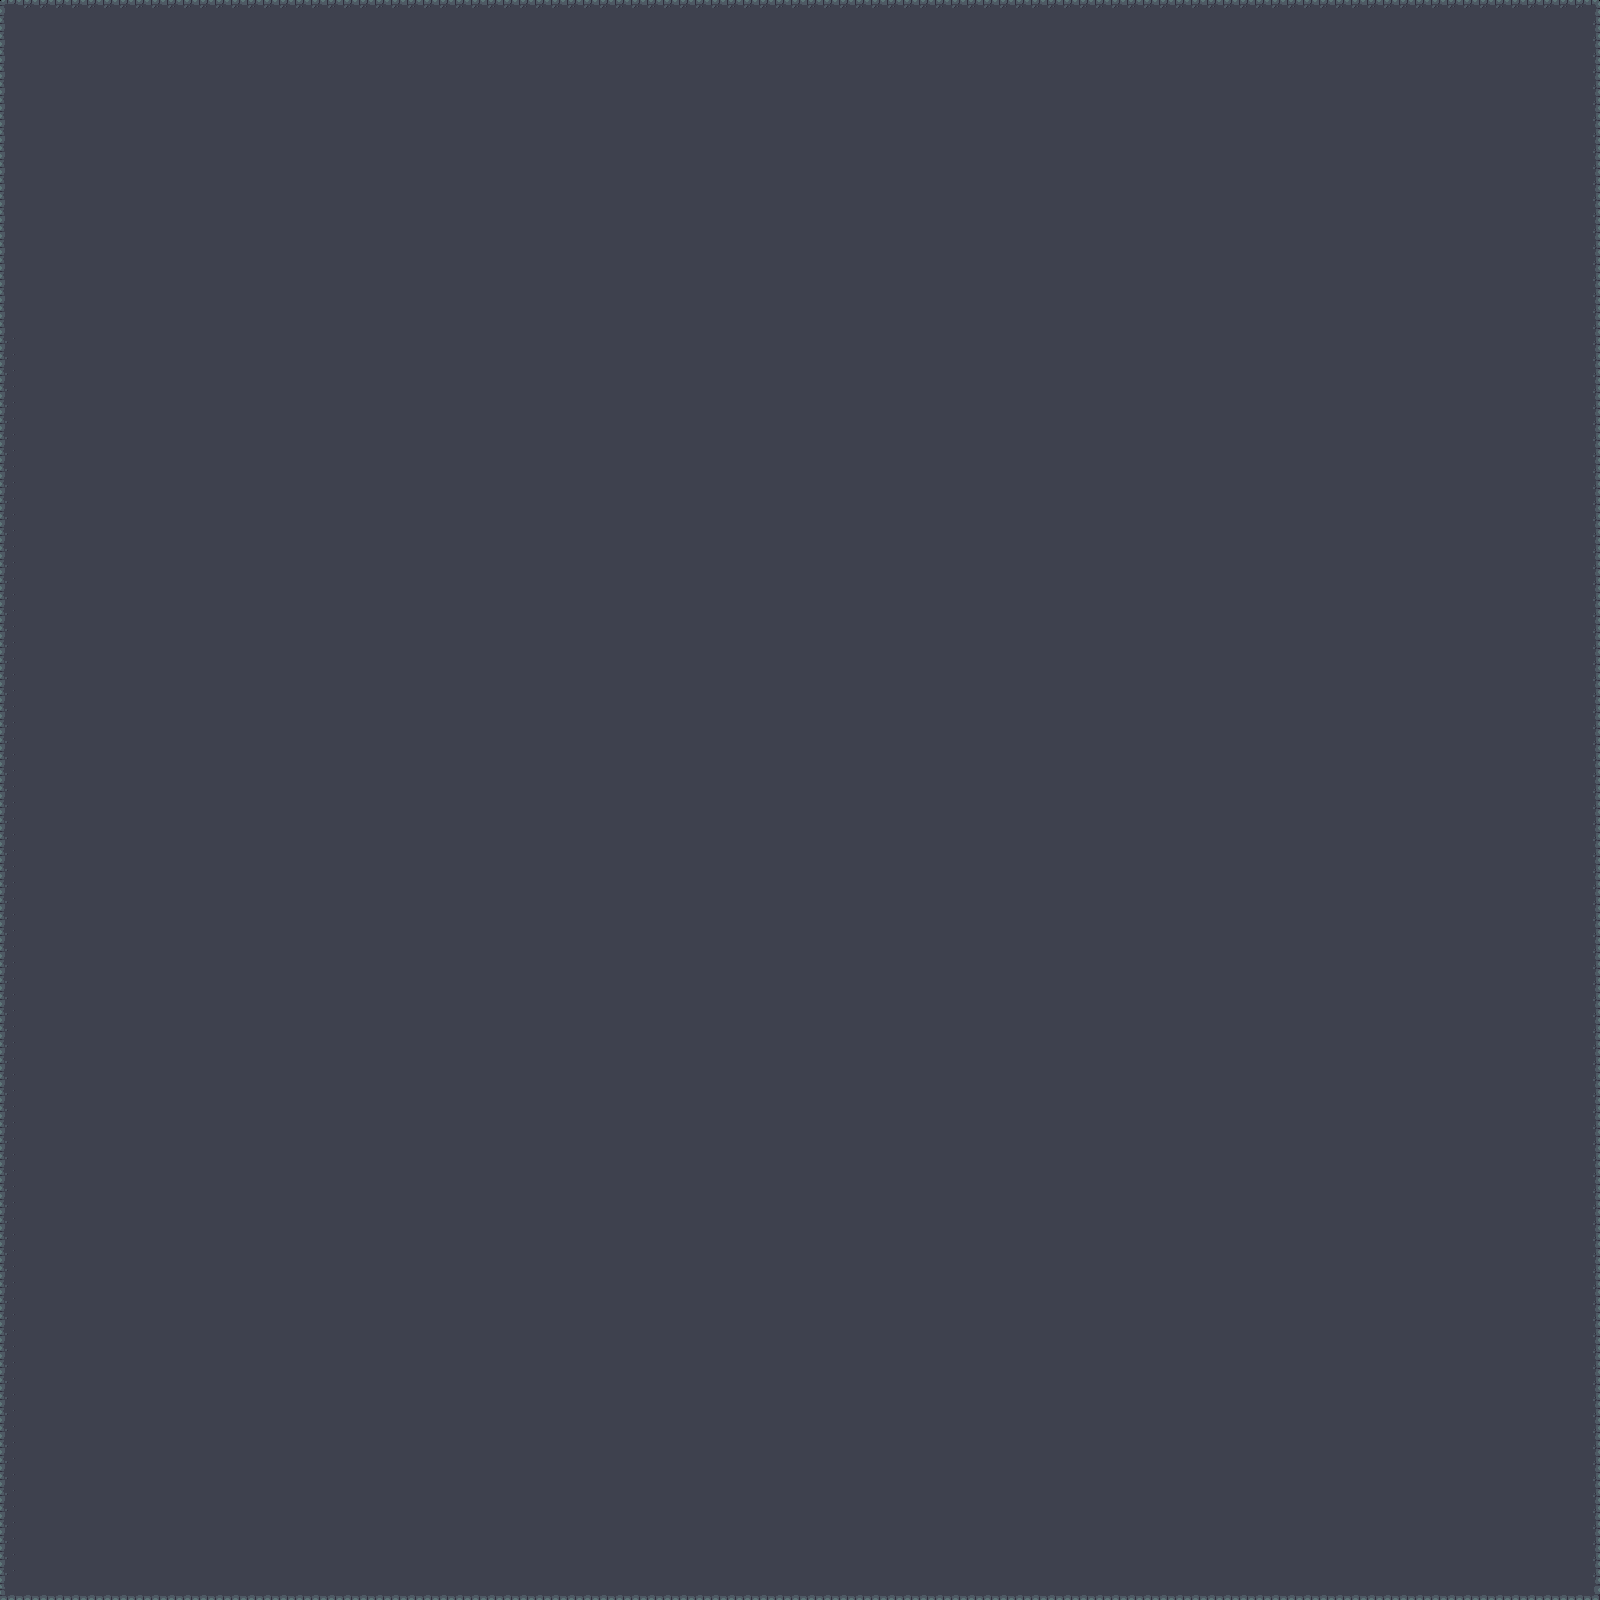

A level layout from a 2D game, rendered from its tile map. Below: a short description, then the map file with tile-grid data replaced by summaries:
An orthogonal 100x100 tile map with 16x16 px tiles, 1 tile layer (Calque de Tile 1).

<map version="1.2" tiledversion="1.2.0" orientation="orthogonal" renderorder="right-down" width="100" height="100" tilewidth="16" tileheight="16" infinite="0" nextlayerid="2" nextobjectid="1">
 <tileset firstgid="1" name="terrain" tilewidth="16" tileheight="16" tilecount="552" columns="23">
  <image source="../dungeon_tiles.png" trans="ff00ff" width="368" height="384" />
 </tileset>
 <layer id="1" name="Calque de Tile 1" width="100" height="100">
  <data>[10000 cells, 10000 non-empty, 11 distinct tile ids]</data>
 </layer>
</map>
